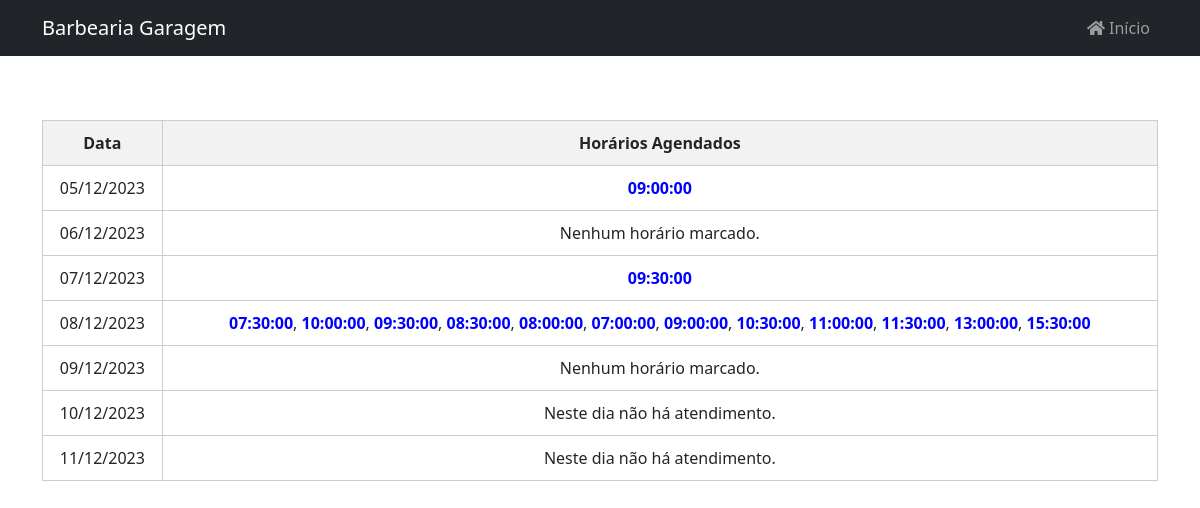
Page /views/horarios_marcados.php (signed in) on the committed database.
### tables this page shows
CREATE TABLE IF NOT EXISTS `agendamentos` (
  `id` int(11) NOT NULL AUTO_INCREMENT,
  `data` date DEFAULT NULL,
  `horario` time DEFAULT NULL,
  PRIMARY KEY (`id`)
);

### views/horarios_marcados.php (the view, shortened to what this page needs)
<!DOCTYPE html>
<html>
<head>
    <link rel="stylesheet" href="https://unpkg.com/bootstrap/dist/css/bootstrap.min.css">
    <link rel="stylesheet" href="https://cdnjs.cloudflare.com/ajax/libs/font-awesome/5.15.4/css/all.min.css">
</head>
<body>
    <nav class="navbar navbar-expand-lg navbar-dark bg-dark fixed-top">
        <div class="container">
            <a class="navbar-brand" href="#">Barbearia Garagem</a>
            <div class="collapse navbar-collapse" id="navbarNav">
                <ul class="navbar-nav ms-auto">
                    <li class="nav-item">
                        <a class="nav-link" href="index.php">
                            <i class="fas fa-home"></i>
                            Início
                        </a>
                    </li>
                </ul>
            </div>
        </div>
    </nav>
    <br>
    <br>
    <br>
    <div class="container mt-5">
      <?php
          include '../config/config.php';
          $dias_exibir = 7;
          echo '<table>';
          echo '<thead>';
          echo '<tr>';
          echo '<th>Data</th>';
          echo '<th>Horários Agendados</th>';
          echo '</tr>';
          echo '</thead>';
          echo '<tbody>';
          for ($i = 0; $i < $dias_exibir; $i++) {
              $data = date('Y-m-d', strtotime('+' . $i . ' days'));
              $data_formatada = date('d/m/Y', strtotime('+' . $i . ' days'));
              $dia_semana = date('w', strtotime($data));
              $marcacao_permitida = ($dia_semana != 0 && $dia_semana != 1);
              echo '<tr>';
              echo '<td>' . $data_formatada . '</td>';
              echo '<td>';
              if ($marcacao_permitida) {
                  $query = "SELECT horario FROM agendamentos WHERE data = '$data'";
                  $result = $conn->query($query);
                  if ($result->num_rows > 0) {
                      $horarios = array();
                      while($row = $result->fetch_assoc()) {
                          $horarios[] = '<span class="unavailable">' . $row['horario'] . '</span>';
                      }
                      echo implode(', ', $horarios);
                  } else {
                      echo 'Nenhum horário marcado.';
                  }
              }else{
                  echo 'Neste dia não há atendimento.';
              }
              echo '</td>';
              echo '</tr>';
          }
          echo '</tbody>';
          echo '</table>';
      ?>
    </div>
<br>
<br>
<br>
</body>
</html>

### views/horarios_marcados.php (style rules this page uses)
table { width: 100%; border-collapse: collapse; margin-top: 20px; }
th, td { border: 1px solid #ccc; padding: 10px; text-align: center; }
th { background-color: #f2f2f2; }
.unavailable { color: blue; font-weight: bold; }

### rows in the picture
agendamentos: horario "09:00:00"
agendamentos: horario "09:30:00"
agendamentos: horario "07:30:00"
agendamentos: horario "10:00:00"
agendamentos: horario "09:30:00"
agendamentos: horario "08:30:00"
agendamentos: horario "08:00:00"
agendamentos: horario "07:00:00"
agendamentos: horario "09:00:00"
agendamentos: horario "10:30:00"
agendamentos: horario "11:00:00"
agendamentos: horario "11:30:00"
agendamentos: horario "13:00:00"
agendamentos: horario "15:30:00"

### other values in the picture
$data_formatada "05/12/2023"
$data_formatada "06/12/2023"
$data_formatada "07/12/2023"
$data_formatada "08/12/2023"
implode(', ', $horarios) ", , , , , , , , , , ,"
$data_formatada "09/12/2023"
$data_formatada "10/12/2023"
$data_formatada "11/12/2023"
